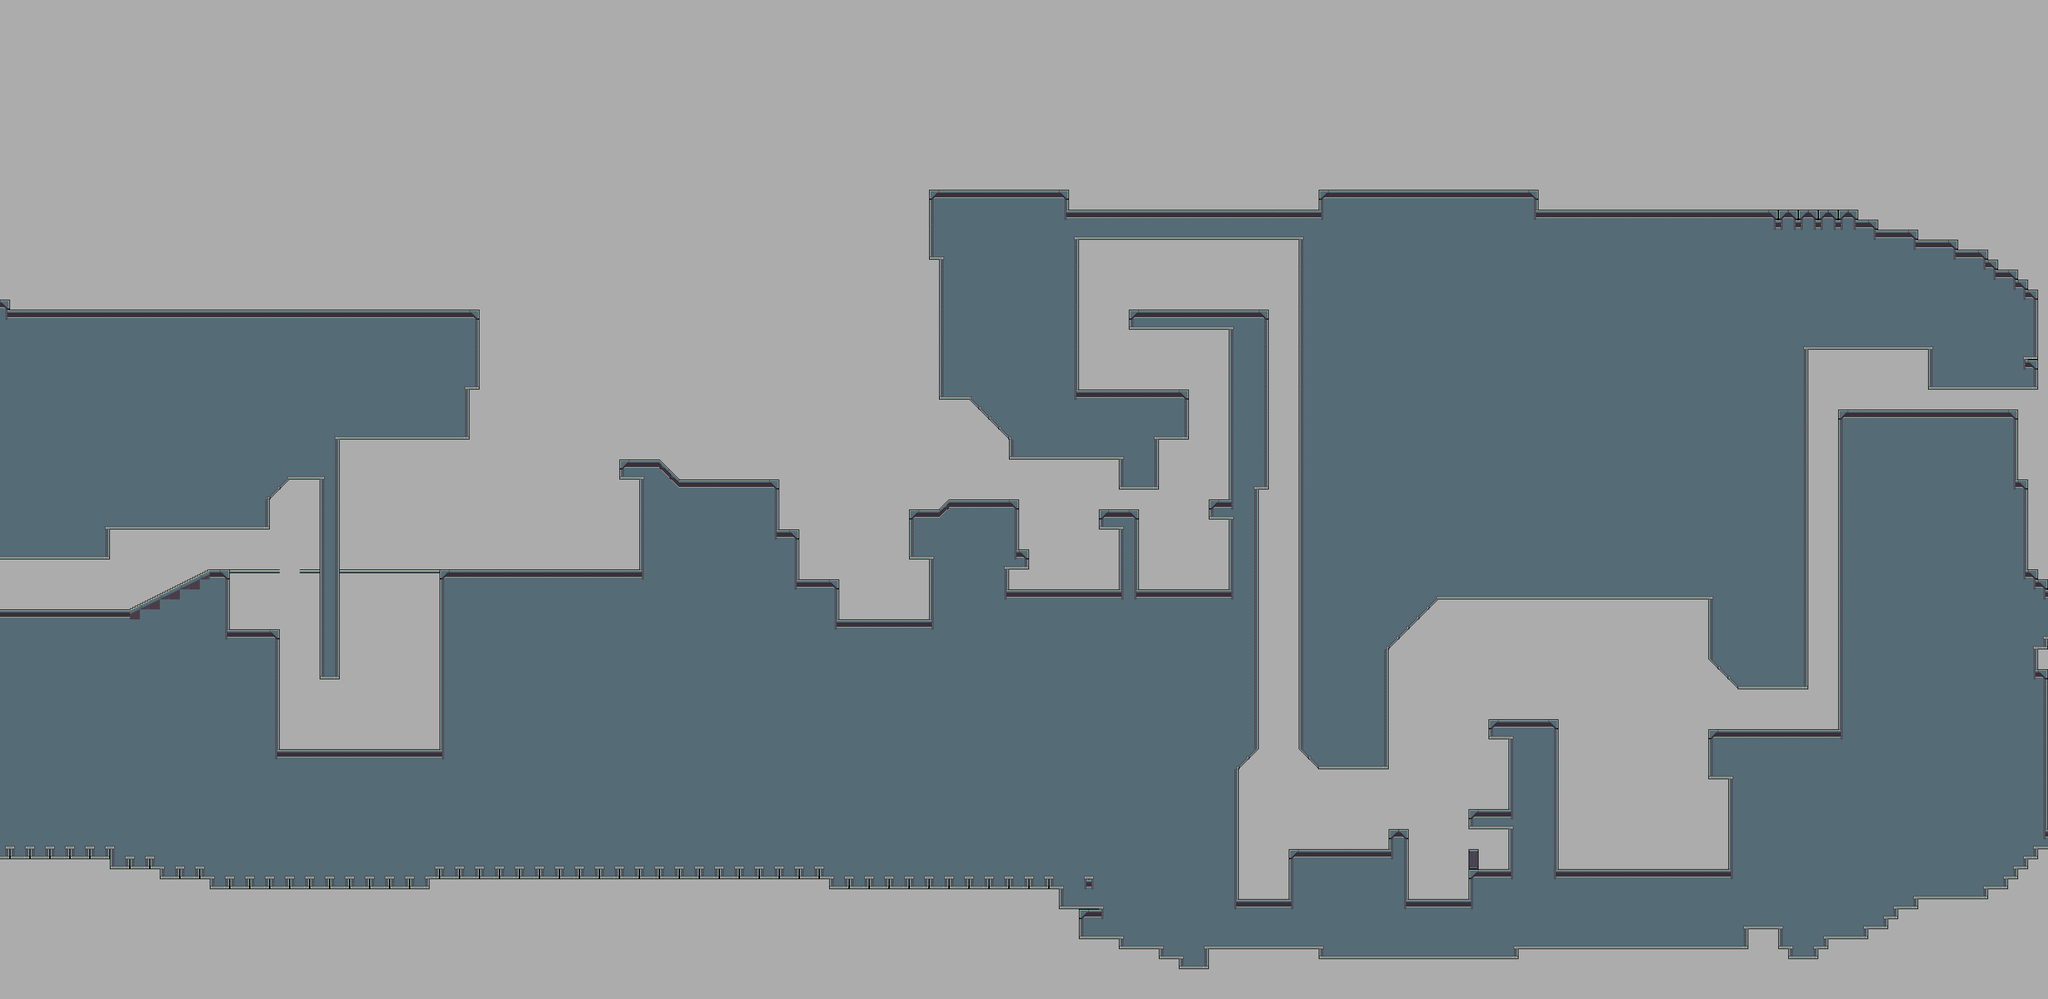

This is a level from a 2D game, rendered from its Tiled map with the project's own tilesets. A one-line summary and the map file follow, with tile-layer data summarised:
An orthogonal 205x100 tile map with 16x16 px tiles, 1 tile layer (Tile Layer 1).

<map version="1.0" orientation="orthogonal" renderorder="right-down" width="205" height="100" tilewidth="16" tileheight="16" backgroundcolor="#acacac" nextobjectid="1">
 <tileset firstgid="1" name="0_GAUNTLET_SHORE" tilewidth="16" tileheight="16" tilecount="1400" columns="20">
  <image source="../../../tileset/0_SHORE.png" width="320" height="1120" />
  <terraintypes>
   <terrain name="Basic" tile="-1" />
   <terrain name="Thin_V" tile="-1" />
   <terrain name="Thin_H" tile="-1" />
   <terrain name="Eraser" tile="-1" />
  </terraintypes>
  <tile id="8" terrain=",,,3" />
  <tile id="9" terrain=",,3,3" />
  <tile id="10" terrain=",,3," />
  <tile id="11" terrain="3,3,3," />
  <tile id="12" terrain="3,3,,3" />
  <tile id="28" terrain=",3,,3" />
  <tile id="29" terrain="3,3,3,3" />
  <tile id="30" terrain="3,,3," />
  <tile id="31" terrain="3,,3,3" />
  <tile id="32" terrain=",3,3,3" />
  <tile id="48" terrain=",3,," />
  <tile id="49" terrain="3,3,," />
  <tile id="50" terrain="3,,," />
  <tile id="80" terrain=",,,0" />
  <tile id="81" terrain=",,0,0" />
  <tile id="82" terrain=",,0," />
  <tile id="88" terrain=",,,1" />
  <tile id="89" terrain=",,1,1" />
  <tile id="90" terrain=",,1," />
  <tile id="92" terrain=",,,2" />
  <tile id="93" terrain=",,2,2" />
  <tile id="94" terrain=",,2," />
  <tile id="100" terrain=",0,,0" />
  <tile id="101" terrain="0,0,0,0" />
  <tile id="102" terrain="0,,0," />
  <tile id="105" terrain="0,0,0," />
  <tile id="106" terrain="0,0,,0" />
  <tile id="108" terrain=",1,,1" />
  <tile id="109" terrain="1,1,1,1" />
  <tile id="110" terrain="1,,1," />
  <tile id="112" terrain=",2,,2" />
  <tile id="113" terrain="2,2,2,2" />
  <tile id="114" terrain="2,,2," />
  <tile id="120" terrain=",0,," />
  <tile id="121" terrain="0,0,," />
  <tile id="122" terrain="0,,," />
  <tile id="125" terrain="0,,0,0" />
  <tile id="126" terrain=",0,0,0" />
  <tile id="128" terrain=",1,," />
  <tile id="129" terrain="1,1,," />
  <tile id="130" terrain="1,,," />
  <tile id="132" terrain=",2,," />
  <tile id="133" terrain="2,2,," />
  <tile id="134" terrain="2,,," />
 </tileset>
 <imagelayer name="Image Layer 1" opacity="0.8">
  <image source="../../../../_noncrypt_assets/pngexports/SHORE_G1.png" />
 </imagelayer>
 <layer name="Tile Layer 1" width="205" height="100">
  <data>[20500 cells, 10004 non-empty, 46 distinct tile ids]</data>
 </layer>
</map>
